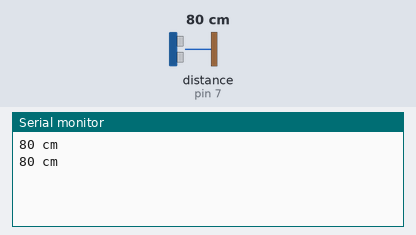
The sketch below on a simulated Arduino Uno, built with avr-gcc and run on an emulated ATmega328P. Shown: the last lines printed to the serial monitor. Wiring (inferred from the names in the program): ultrasonic range finder: trigger pin 8; echo pin 7. The inputs (shaded band) are chosen by the test bench; at power-on: distance to the obstacle (sensor on pin 7) 80 cm. The echo pulse lasts 58.3 µs per cm.

Above: at 2.8 s.
2.9 s: distance to the obstacle (sensor on pin 7) set to 2 cm
At 5.2 s:
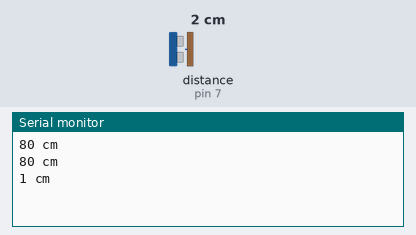
5.6 s: distance to the obstacle (sensor on pin 7) set to 4 cm
At 6.9 s:
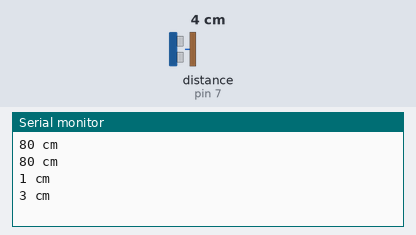
Timing chart, 0 to 8.6 s (numbered marks = the images above; inputs shaded):
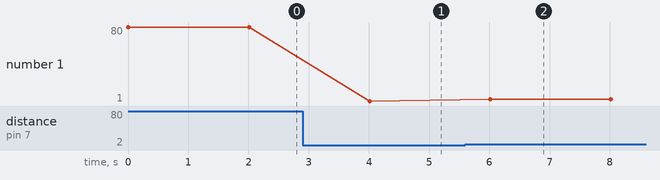

The sketch:

aula03_01.ino
```cpp
// Trigger envia um ping atraves da porta 8
int trigPin = 8;
// Echo recebe a resposta atraves do pino 7
int echoPin = 7;
// Observa o tempo que leva pra sinal ir e voltar
long duration;
// sera usado para converter o tempo para cm
long distance_cm;

void setup() {
  // configurar os pinos com i/o
  Serial.begin (9600);
  pinMode(trigPin, OUTPUT);
  pinMode(echoPin, INPUT);

}

void loop() {
  //envia o sinal em loop
  digitalWrite(trigPin, LOW);
  digitalWrite(trigPin, HIGH);
  digitalWrite(trigPin, LOW);
  // capta a duração em microssegundos do sinal high captado pelo echo
  duration = pulseIn(echoPin, HIGH);

  // som viaja a 34300 cms a cada 100000μs
  // o que significa 29 cm por 1μs
  // precisamos dividir a duracao da ida e volta por 29
  //e depois ao meio pois a onda vai e volta
  distance_cm = duration / 29 / 2;

  Serial.print(distance_cm);
  Serial.print(" cm");
  Serial.println();
  delay(2000);


}
```

Measured:
- after the input at 2.9 s, the serial monitor: prints a new line after 1.1 s (image 1)
- after the input at 5.6 s, the serial monitor: prints a new line after 0.41 s (image 2)
- plotted number 1: 80 → 1 after the input at 2.9 s, 1 → 3 after the input at 5.6 s
